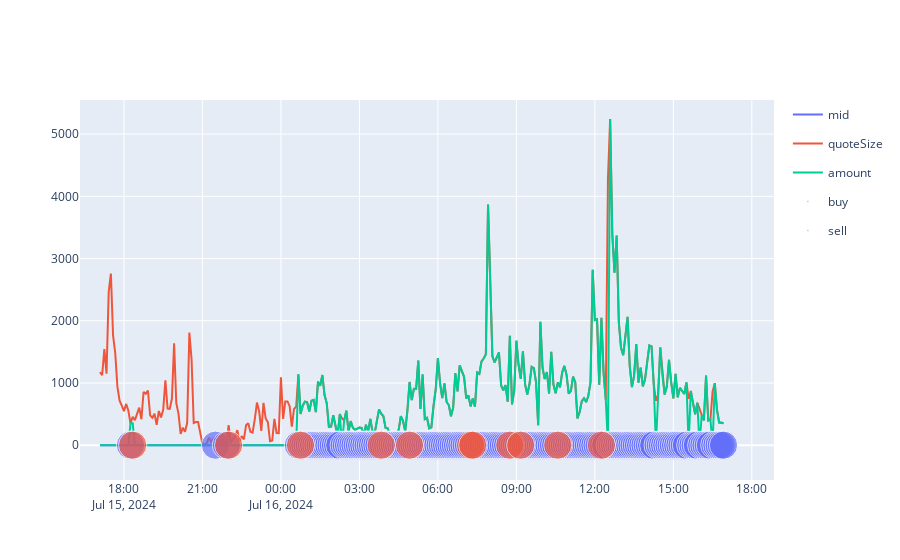

Notebook code for this chart:
### Code cell
import strategies
test_data = loadData(287, False)
sma = strategies.SMA(10, 50, is_statefull= False)
rsi = strategies.RSI(14, is_statefull= False)
macd = strategies.MACD(12, 26, 9, is_statefull= False)
composite = strategies.StateFullComposite(2500, strategies=[sma, rsi, macd])
actions = []
amounts = []
for i in range(1, len(test_data)+1):
    action, amount = composite.action( test_data.head(i) )
    actions.append( action )
    amounts.append( amount )
test_data['signal'] = actions
test_data['amount'] = [ abs(amount) for amount in amounts ]

test_data['signal'].replace({0:'hold', 1: 'buy', -1:'sell', 2: 'strong_buy', 3:'very_strong_buy', -2: 'strong_sell', -3: 'very_strong_sell'}, inplace=True)
is_signal_col = lambda name: 'mid' in name or 'quote' in name or 'amount' in name or 'RSI' in name or 'MACD' in name or 'Signal' in name
line = px.line(test_data, x = 'timeStamp', y = [col for col in test_data.columns if is_signal_col(col)])
scatter = px.scatter(test_data[~test_data['signal'].isin(['hold'])], x = 'timeStamp', y='mid', color='signal', size = 'mid', hover_data=['amount'] )
plot = go.Figure(data=line.data + scatter.data)
plot.show()

### Figure 1 — Plotly figure (JSON) as saved in the notebook; plotly's stock layout.template omitted (floating-point values rounded to 4 significant figures; data arrays with more than 128 entries replaced by an {"elided": "..."} marker saying what was removed)
{"data": [{"hovertemplate": "variable=mid<br>timeStamp=%{x}<br>value=%{y}<extra></extra>", "legendgroup": "mid", "line": {"color": "#636efa", "dash": "solid"}, "marker": {"symbol": "circle"}, "mode": "lines", "name": "mid", "orientation": "v", "showlegend": true, "type": "scatter", "x": {"elided": "287 str values"}, "xaxis": "x", "y": {"elided": "287 float values"}, "yaxis": "y"}, {"hovertemplate": "variable=quoteSize<br>timeStamp=%{x}<br>value=%{y}<extra></extra>", "legendgroup": "quoteSize", "line": {"color": "#EF553B", "dash": "solid"}, "marker": {"symbol": "circle"}, "mode": "lines", "name": "quoteSize", "orientation": "v", "showlegend": true, "type": "scatter", "x": {"elided": "287 str values"}, "xaxis": "x", "y": {"elided": "287 int values"}, "yaxis": "y"}, {"hovertemplate": "variable=amount<br>timeStamp=%{x}<br>value=%{y}<extra></extra>", "legendgroup": "amount", "line": {"color": "#00cc96", "dash": "solid"}, "marker": {"symbol": "circle"}, "mode": "lines", "name": "amount", "orientation": "v", "showlegend": true, "type": "scatter", "x": {"elided": "287 str values"}, "xaxis": "x", "y": {"elided": "287 int values"}, "yaxis": "y"}, {"customdata": {"elided": "184x1 int values"}, "hovertemplate": "signal=buy<br>timeStamp=%{x}<br>mid=%{marker.size}<br>amount=%{customdata[0]}<extra></extra>", "legendgroup": "buy", "marker": {"color": "#636efa", "size": {"elided": "184 float values"}, "sizemode": "area", "sizeref": 0.002726, "symbol": "circle"}, "mode": "markers", "name": "buy", "orientation": "v", "showlegend": true, "type": "scatter", "x": {"elided": "184 str values"}, "xaxis": "x", "y": {"elided": "184 float values"}, "yaxis": "y"}, {"customdata": [[354], [143], [502], [506], [1017], [625], [750], [1759], [1065], [1011], [2047]], "hovertemplate": "signal=sell<br>timeStamp=%{x}<br>mid=%{marker.size}<br>amount=%{customdata[0]}<extra></extra>", "legendgroup": "sell", "marker": {"color": "#EF553B", "size": [1.09, 1.09, 1.089, 1.089, 1.089, 1.09, 1.09, 1.09, 1.09, 1.09, 1.09], "sizemode": "area", "sizeref": 0.002726, "symbol": "circle"}, "mode": "markers", "name": "sell", "orientation": "v", "showlegend": true, "type": "scatter", "x": ["2024-07-15 18:20", "2024-07-15 22:00", "2024-07-16 00:45", "2024-07-16 03:50", "2024-07-16 04:55", "2024-07-16 07:15", "2024-07-16 07:20", "2024-07-16 08:45", "2024-07-16 09:10", "2024-07-16 10:35", "2024-07-16 12:15"], "xaxis": "x", "y": [1.09, 1.09, 1.089, 1.089, 1.089, 1.09, 1.09, 1.09, 1.09, 1.09, 1.09], "yaxis": "y"}], "layout": {}}
